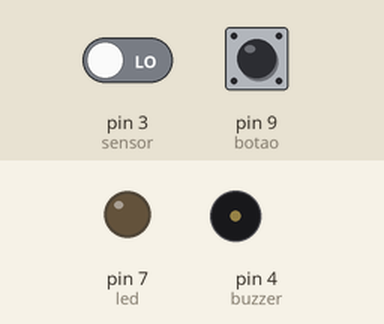
The sketch below on a simulated Arduino Uno, built with avr-gcc and run on an emulated ATmega328P. Shown: output pins drawn as LEDs (lit = HIGH), buzzer (waves = sounding). The test bench sets the inputs (shaded band); at power-on: pin 3 (sensor) LOW, pin 9 (botao) LOW.

Above: at 1.2 s.
1.3 s: pin 3 (sensor) driven HIGH
At 2.5 s:
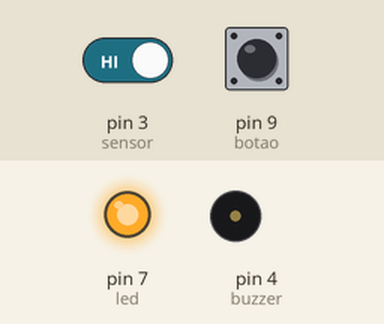
2.8 s: pin 9 (botao) pulled HIGH for 0.15 s
At 2.87 s:
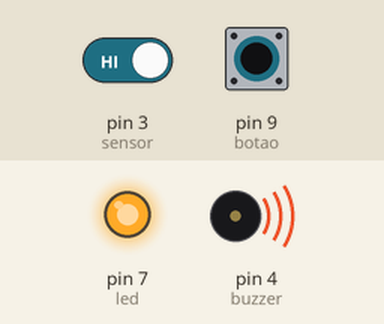
4.4 s: pin 9 (botao) pulled HIGH for 3.2 s
At 8.7 s:
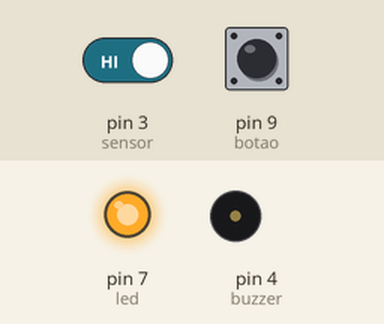
9.1 s: pin 3 (sensor) driven LOW
At 9.9 s:
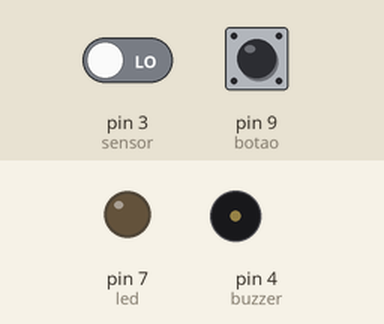
Timing chart, 0 to 11.6 s (numbered marks = the images above; inputs shaded):
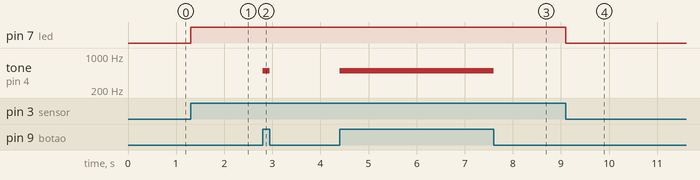

Measured:
- after the input at 1.3 s, pin 7 (led): LOW → HIGH at once
- after the input at 2.8 s, tone on pin 4 (buzzer): silent → 500 Hz at once, → silent 0.15 s later
- after the input at 4.4 s, tone on pin 4 (buzzer): silent → 500 Hz at once, → silent 3.2 s later
- after the input at 9.1 s, pin 7 (led): HIGH → LOW at once

The sketch:

exemplo6-14.ino
```cpp
#define led 7
#define buzzer 4
#define sensor 3 // entrada digital
#define botao 9 // entrada digital
int estadoSensor = 0; // variavel para armazenar o estado do sensor após a leitura
int estadoBotao = 0; // variavel para armazenar o estado do botao após a leitura

void setup() {
    pinMode(led, OUTPUT);
    pinMode(buzzer, OUTPUT);
    pinMode(sensor, INPUT);
    pinMode(botao, INPUT);
}

void loop() {
    estadoSensor = digitalRead(sensor);
    estadoBotao = digitalRead(botao);

    if (estadoSensor == 1 && estadoBotao == 1) {
        digitalWrite(led, 1);
        tone(buzzer, 500);
    } else if (estadoSensor == 1 && estadoBotao == 0) {
        digitalWrite(led, 1);
        noTone(buzzer);
    } else if (estadoSensor == 0 && estadoBotao == 1) {
        digitalWrite(led, 0);
        noTone(buzzer);
    } else if (estadoSensor == 0 && estadoBotao == 0) {
        digitalWrite(led, 0);
        noTone(buzzer);
    }
}

/*
SENSOR = A
BOTAO = B
--------------------------------
A | B | LED | BUZZER
1 | 1 | 1   | 1
1 | 0 | 1   | 0
0 | 1 | 0   | 0
0 | 0 | 0   | 0
*/
```
